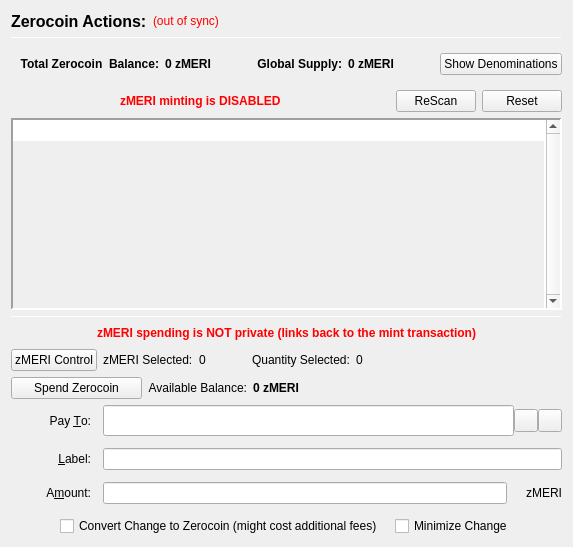
                  <widget class="QFrame" name="verticalFrameLeft">
                   <layout class="QVBoxLayout" name="verticalLayout_2">
                    <item>
                     <layout class="QVBoxLayout" name="verticalLayout_3">
                      <item>
                       <layout class="QHBoxLayout" name="horizontalLayout_3">
                        <item>
                         <widget class="QLabel" name="labelzMERIActions">
                          <property name="font">
                           <font>
                            <pointsize>12</pointsize>
                            <weight>75</weight>
                            <bold>true</bold>
                           </font>
                          </property>
                          <property name="text">
                           <string>Zerocoin Actions:</string>
                          </property>
                          <property name="alignment">
                           <set>Qt::AlignLeading|Qt::AlignLeft|Qt::AlignVCenter</set>
                          </property>
                         </widget>
                        </item>
                        <item>
                         <widget class="QLabel" name="labelzMERISyncStatus">
                          <property name="toolTip">
                           <string>The displayed information may be out of date. Your wallet automatically synchronizes with the MEREBEL network after a connection is established, but this process has not completed yet.</string>
                          </property>
                          <property name="styleSheet">
                           <string notr="true">QLabel { color: red; }</string>
                          </property>
                          <property name="text">
                           <string notr="true">(out of sync)</string>
                          </property>
                          <property name="alignment">
                           <set>Qt::AlignLeading|Qt::AlignLeft|Qt::AlignVCenter</set>
                          </property>
                         </widget>
                        </item>
                        <item>
                         <spacer name="horizontalSpacer">
                          <property name="orientation">
                           <enum>Qt::Horizontal</enum>
                          </property>
                          <property name="sizeHint" stdset="0">
                           <size>
                            <width>40</width>
                            <height>20</height>
                           </size>
                          </property>
                         </spacer>
                        </item>
                       </layout>
                      </item>
                      <item>
                       <widget class="Line" name="lineUpperLeft">
                        <property name="minimumSize">
                         <size>
                          <width>0</width>
                          <height>1</height>
                         </size>
                        </property>
                        <property name="maximumSize">
                         <size>
                          <width>16777215</width>
                          <height>1</height>
                         </size>
                        </property>
                        <property name="frameShadow">
                         <enum>QFrame::Sunken</enum>
                        </property>
                        <property name="orientation">
                         <enum>Qt::Horizontal</enum>
                        </property>
                       </widget>
                      </item>
                      <item>
                       <widget class="QFrame" name="balanceSupplyFrame">
                        <layout class="QHBoxLayout" name="horizontalLayout_2" stretch="0,0,0,1,0">
                         <property name="rightMargin">
                          <number>0</number>
                         </property>
                         <item>
                          <layout class="QHBoxLayout" name="horizontalLayout_34">
                           <item>
                            <widget class="QLabel" name="labelzAvailableText_3">
                             <property name="font">
                              <font>
                               <weight>75</weight>
                               <bold>true</bold>
                              </font>
                             </property>
                             <property name="toolTip">
                              <string>Total Balance including unconfirmed and immature zMERI</string>
                             </property>
                             <property name="text">
                              <string>Total Zerocoin  Balance:</string>
                             </property>
                             <property name="alignment">
                              <set>Qt::AlignRight|Qt::AlignTrailing|Qt::AlignVCenter</set>
                             </property>
                            </widget>
                           </item>
                           <item>
                            <widget class="QLabel" name="labelzAvailableAmount_4">
                             <property name="minimumSize">
                              <size>
                               <width>40</width>
                               <height>0</height>
                              </size>
                             </property>
                             <property name="font">
                              <font>
                               <weight>75</weight>
                               <bold>true</bold>
                              </font>
                             </property>
                             <property name="toolTip">
                              <string>Total Balance including unconfirmed and immature zMERI</string>
                             </property>
                             <property name="text">
                              <string>0 zMERI</string>
                             </property>
                             <property name="alignment">
                              <set>Qt::AlignLeading|Qt::AlignLeft|Qt::AlignVCenter</set>
                             </property>
                            </widget>
                           </item>
                          </layout>
                         </item>
                         <item>
                          <spacer name="horizontalSpacer_32">
                           <property name="orientation">
                            <enum>Qt::Horizontal</enum>
                           </property>
                           <property name="sizeHint" stdset="0">
                            <size>
                             <width>40</width>
                             <height>20</height>
                            </size>
                           </property>
                          </spacer>
                         </item>
                         <item>
                          <layout class="QHBoxLayout" name="horizontalLayout_35">
                           <item>
                            <widget class="QLabel" name="labelZsupplyText_2">
                             <property name="font">
                              <font>
                               <weight>75</weight>
                               <bold>true</bold>
                              </font>
                             </property>
                             <property name="text">
                              <string>Global Supply:</string>
                             </property>
                             <property name="alignment">
                              <set>Qt::AlignRight|Qt::AlignTrailing|Qt::AlignVCenter</set>
                             </property>
                            </widget>
                           </item>
                           <item>
                            <widget class="QLabel" name="labelZsupplyAmount_2">
                             <property name="font">
                              <font>
                               <weight>75</weight>
                               <bold>true</bold>
                              </font>
                             </property>
                             <property name="text">
                              <string>0 zMERI</string>
                             </property>
                            </widget>
                           </item>
                          </layout>
                         </item>
                         <item>
                          <spacer name="horizontalSpacer_31">
                           <property name="orientation">
                            <enum>Qt::Horizontal</enum>
                           </property>
                           <property name="sizeHint" stdset="0">
                            <size>
                             <width>40</width>
                             <height>20</height>
                            </size>
                           </property>
                          </spacer>
                         </item>
                         <item>
                          <widget class="QPushButton" name="pushButtonShowDenoms">
                           <property name="toolTip">
                            <string>Show zMERI denominations list</string>
                           </property>
                           <property name="text">
                            <string>Show Denominations</string>
                           </property>
                          </widget>
                         </item>
                        </layout>
                       </widget>
                      </item>
                      <item>
                       <layout class="QHBoxLayout" name="horizontalLayout_4">
                        <item>
                         <spacer name="horizontalSpacer_2">
                          <property name="orientation">
                           <enum>Qt::Horizontal</enum>
                          </property>
                          <property name="sizeHint" stdset="0">
                           <size>
                            <width>40</width>
                            <height>20</height>
                           </size>
                          </property>
                         </spacer>
                        </item>
                        <item>
                         <widget class="QLabel" name="label">
                          <property name="styleSheet">
                           <string notr="true">color: red;
font-weight: bold;</string>
                          </property>
                          <property name="text">
                           <string>zMERI minting is DISABLED</string>
                          </property>
                         </widget>
                        </item>
                        <item>
                         <spacer name="horizontalSpacer_3">
                          <property name="orientation">
                           <enum>Qt::Horizontal</enum>
                          </property>
                          <property name="sizeHint" stdset="0">
                           <size>
                            <width>40</width>
                            <height>20</height>
                           </size>
                          </property>
                         </spacer>
                        </item>
                        <item>
                         <widget class="QPushButton" name="pushButtonMintReset">
                          <property name="maximumSize">
                           <size>
                            <width>80</width>
                            <height>16777215</height>
                           </size>
                          </property>
                          <property name="toolTip">
                           <string>Rescan the complete blockchain for  Zerocoin mints and their meta-data.</string>
                          </property>
                          <property name="text">
                           <string>ReScan</string>
                          </property>
                         </widget>
                        </item>
                        <item>
                         <widget class="QPushButton" name="pushButtonSpentReset">
                          <property name="maximumSize">
                           <size>
                            <width>80</width>
                            <height>16777215</height>
                           </size>
                          </property>
                          <property name="toolTip">
                           <string>Reset Zerocoin Wallet DB. Deletes transactions that did not make it into the blockchain.</string>
                          </property>
                          <property name="text">
                           <string>Reset</string>
                          </property>
                         </widget>
                        </item>
                       </layout>
                      </item>
                      <item>
                       <widget class="QPlainTextEdit" name="TEMintStatus">
                        <property name="font">
                         <font>
                          <pointsize>8</pointsize>
                         </font>
                        </property>
                        <property name="toolTip">
                         <string>Status and/or Mesages from the last Mint Action.</string>
                        </property>
                        <property name="frameShape">
                         <enum>QFrame::Panel</enum>
                        </property>
                        <property name="frameShadow">
                         <enum>QFrame::Sunken</enum>
                        </property>
                        <property name="lineWidth">
                         <number>2</number>
                        </property>
                        <property name="midLineWidth">
                         <number>2</number>
                        </property>
                        <property name="verticalScrollBarPolicy">
                         <enum>Qt::ScrollBarAlwaysOn</enum>
                        </property>
                        <property name="horizontalScrollBarPolicy">
                         <enum>Qt::ScrollBarAlwaysOff</enum>
                        </property>
                        <property name="readOnly">
                         <bool>true</bool>
                        </property>
                        <property name="plainText">
                         <string notr="true"/>
                        </property>
                        <property name="backgroundVisible">
                         <bool>true</bool>
                        </property>
                       </widget>
                      </item>
                      <item>
                       <widget class="Line" name="line">
                        <property name="minimumSize">
                         <size>
                          <width>0</width>
                          <height>1</height>
                         </size>
                        </property>
                        <property name="maximumSize">
                         <size>
                          <width>16777215</width>
                          <height>1</height>
                         </size>
                        </property>
                        <property name="orientation">
                         <enum>Qt::Horizontal</enum>
                        </property>
                       </widget>
                      </item>
                      <item>
                       <layout class="QHBoxLayout" name="horizontalLayout_7">
                        <item>
                         <spacer name="horizontalSpacer_18">
                          <property name="orientation">
                           <enum>Qt::Horizontal</enum>
                          </property>
                          <property name="sizeHint" stdset="0">
                           <size>
                            <width>40</width>
                            <height>20</height>
                           </size>
                          </property>
                         </spacer>
                        </item>
                        <item>
                         <widget class="QLabel" name="label_2">
                          <property name="styleSheet">
                           <string notr="true">color: red;
font-weight: bold;</string>
                          </property>
                          <property name="text">
                           <string>zMERI spending is NOT private (links back to the mint transaction)</string>
                          </property>
                         </widget>
                        </item>
                        <item>
                         <spacer name="horizontalSpacer_30">
                          <property name="orientation">
                           <enum>Qt::Horizontal</enum>
                          </property>
                          <property name="sizeHint" stdset="0">
                           <size>
                            <width>40</width>
                            <height>20</height>
                           </size>
                          </property>
                         </spacer>
                        </item>
                       </layout>
                      </item>
                      <item>
                       <layout class="QHBoxLayout" name="horizontalLayout_24">
                        <property name="leftMargin">
                         <number>0</number>
                        </property>
                        <property name="bottomMargin">
                         <number>0</number>
                        </property>
                        <item>
                         <widget class="QPushButton" name="pushButtonZMeriControl">
                          <property name="text">
                           <string>zMERI Control</string>
                          </property>
                         </widget>
                        </item>
                        <item>
                         <widget class="QLabel" name="labelzMeriSelected">
                          <property name="text">
                           <string>zMERI Selected:</string>
                          </property>
                         </widget>
                        </item>
                        <item>
                         <widget class="QLabel" name="labelzMeriSelected_int">
                          <property name="text">
                           <string>0</string>
                          </property>
                         </widget>
                        </item>
                        <item>
                         <spacer name="horizontalSpacer_17">
                          <property name="orientation">
                           <enum>Qt::Horizontal</enum>
                          </property>
                          <property name="sizeType">
                           <enum>QSizePolicy::Fixed</enum>
                          </property>
                          <property name="sizeHint" stdset="0">
                           <size>
                            <width>40</width>
                            <height>20</height>
                           </size>
                          </property>
                         </spacer>
                        </item>
                        <item>
                         <widget class="QLabel" name="labelQuantitySelected">
                          <property name="text">
                           <string>Quantity Selected:</string>
                          </property>
                         </widget>
                        </item>
                        <item>
                         <widget class="QLabel" name="labelQuantitySelected_int">
                          <property name="text">
                           <string>0</string>
                          </property>
                         </widget>
                        </item>
                        <item>
                         <spacer name="horizontalSpacer_19">
                          <property name="orientation">
                           <enum>Qt::Horizontal</enum>
                          </property>
                          <property name="sizeHint" stdset="0">
                           <size>
                            <width>40</width>
                            <height>20</height>
                           </size>
                          </property>
                         </spacer>
                        </item>
                       </layout>
                      </item>
                      <item>
                       <layout class="QHBoxLayout" name="horizontalLayout_6">
                        <item>
                         <widget class="QPushButton" name="pushButtonSpendzMERI">
                          <property name="minimumSize">
                           <size>
                            <width>131</width>
                            <height>0</height>
                           </size>
                          </property>
                          <property name="toolTip">
                           <string>Spend Zerocoin. Without 'Pay To:' address creates payments to yourself.</string>
                          </property>
                          <property name="text">
                           <string>Spend Zerocoin</string>
                          </property>
                         </widget>
                        </item>
                        <item>
                         <widget class="QLabel" name="labelzMERIBalanceText">
                          <property name="toolTip">
                           <string>Available (mature and spendable) zMERI for spending</string>
                          </property>
                          <property name="text">
                           <string>Available Balance:</string>
                          </property>
                          <property name="alignment">
                           <set>Qt::AlignRight|Qt::AlignTrailing|Qt::AlignVCenter</set>
                          </property>
                         </widget>
                        </item>
                        <item>
                         <widget class="QLabel" name="labelzAvailableAmount_2">
                          <property name="font">
                           <font>
                            <weight>75</weight>
                            <bold>true</bold>
                           </font>
                          </property>
                          <property name="toolTip">
                           <string>Available (mature and spendable) zMERI for spending

zMERI are mature when they have more than 20 confirmations AND more than 2 mints of the same denomination after them were minted</string>
                          </property>
                          <property name="text">
                           <string>0 zMERI</string>
                          </property>
                          <property name="alignment">
                           <set>Qt::AlignLeading|Qt::AlignLeft|Qt::AlignVCenter</set>
                          </property>
                         </widget>
                        </item>
                        <item>
                         <spacer name="horizontalSpacer_4">
                          <property name="orientation">
                           <enum>Qt::Horizontal</enum>
                          </property>
                          <property name="sizeHint" stdset="0">
                           <size>
                            <width>40</width>
                            <height>20</height>
                           </size>
                          </property>
                         </spacer>
                        </item>
                       </layout>
                      </item>
                      <item>
                       <layout class="QGridLayout" name="gridLayout_7">
                        <property name="spacing">
                         <number>12</number>
                        </property>
                        <item row="0" column="0">
                         <widget class="QLabel" name="payToLabel">
                          <property name="minimumSize">
                           <size>
                            <width>80</width>
                            <height>0</height>
                           </size>
                          </property>
                          <property name="text">
                           <string>Pay &amp;To:</string>
                          </property>
                          <property name="alignment">
                           <set>Qt::AlignRight|Qt::AlignTrailing|Qt::AlignVCenter</set>
                          </property>
                          <property name="buddy">
                           <cstring>payTo</cstring>
                          </property>
                         </widget>
                        </item>
                        <item row="0" column="1">
                         <layout class="QHBoxLayout" name="payToLayout">
                          <property name="spacing">
                           <number>0</number>
                          </property>
                          <item>
                           <widget class="QValidatedLineEdit" name="payTo">
                            <property name="enabled">
                             <bool>true</bool>
                            </property>
                            <property name="minimumSize">
                             <size>
                              <width>0</width>
                              <height>31</height>
                             </size>
                            </property>
                            <property name="toolTip">
                             <string>The MEREBEL address to send the payment to. Creates local payment to yourself when empty.</string>
                            </property>
                           </widget>
                          </item>
                          <item>
                           <widget class="QToolButton" name="addressBookButton">
                            <property name="toolTip">
                             <string>Choose previously used address</string>
                            </property>
                            <property name="text">
                             <string/>
                            </property>
                            <property name="icon">
                             <iconset resource="../Merebel.qrc">
                              <normaloff>:/icons/address-book</normaloff>:/icons/address-book</iconset>
                            </property>
                            <property name="shortcut">
                             <string>Alt+A</string>
                            </property>
                           </widget>
                          </item>
                          <item>
                           <widget class="QToolButton" name="pasteButton">
                            <property name="toolTip">
                             <string>Paste address from clipboard</string>
                            </property>
                            <property name="text">
                             <string/>
                            </property>
                            <property name="icon">
                             <iconset resource="../Merebel.qrc">
                              <normaloff>:/icons/editpaste</normaloff>:/icons/editpaste</iconset>
                            </property>
                            <property name="shortcut">
                             <string>Alt+P</string>
                            </property>
                           </widget>
                          </item>
                         </layout>
                        </item>
                        <item row="1" column="0">
                         <widget class="QLabel" name="labelLabel">
                          <property name="minimumSize">
                           <size>
                            <width>80</width>
                            <height>0</height>
                           </size>
                          </property>
                          <property name="text">
                           <string>&amp;Label:</string>
                          </property>
                          <property name="alignment">
                           <set>Qt::AlignRight|Qt::AlignTrailing|Qt::AlignVCenter</set>
                          </property>
                          <property name="buddy">
                           <cstring>addAsLabel</cstring>
                          </property>
                         </widget>
                        </item>
                        <item row="1" column="1">
                         <widget class="QLineEdit" name="addAsLabel">
                          <property name="toolTip">
                           <string>Enter a label for this address to add it to the list of used addresses</string>
                          </property>
                         </widget>
                        </item>
                        <item row="2" column="0">
                         <widget class="QLabel" name="amountLabel">
                          <property name="minimumSize">
                           <size>
                            <width>80</width>
                            <height>0</height>
                           </size>
                          </property>
                          <property name="text">
                           <string>A&amp;mount:</string>
                          </property>
                          <property name="alignment">
                           <set>Qt::AlignRight|Qt::AlignTrailing|Qt::AlignVCenter</set>
                          </property>
                          <property name="buddy">
                           <cstring>zMERIpayAmount</cstring>
                          </property>
                         </widget>
                        </item>
                        <item row="2" column="1">
                         <layout class="QHBoxLayout" name="horizontalLayout_9">
                          <property name="spacing">
                           <number>0</number>
                          </property>
                          <item>
                           <widget class="QLineEdit" name="zMERIpayAmount"/>
                          </item>
                          <item>
                           <widget class="QLabel" name="labelzMERI">
                            <property name="minimumSize">
                             <size>
                              <width>55</width>
                              <height>0</height>
                             </size>
                            </property>
                            <property name="text">
                             <string>zMERI</string>
                            </property>
                            <property name="alignment">
                             <set>Qt::AlignRight|Qt::AlignTrailing|Qt::AlignVCenter</set>
                            </property>
                           </widget>
                          </item>
                         </layout>
                        </item>
                        <item row="3" column="0" colspan="2">
                         <layout class="QHBoxLayout" name="horizontalLayout_10">
                          <item>
                           <spacer name="horizontalSpacer_5">
                            <property name="orientation">
                             <enum>Qt::Horizontal</enum>
                            </property>
                            <property name="sizeHint" stdset="0">
                             <size>
                              <width>40</width>
                              <height>20</height>
                             </size>
                            </property>
                           </spacer>
                          </item>
                          <item>
                           <widget class="QCheckBox" name="checkBoxMintChange">
                            <property name="sizePolicy">
                             <sizepolicy hsizetype="MinimumExpanding" vsizetype="Fixed">
                              <horstretch>0</horstretch>
                              <verstretch>0</verstretch>
                             </sizepolicy>
                            </property>
                            <property name="layoutDirection">
                             <enum>Qt::LeftToRight</enum>
                            </property>
                            <property name="text">
                             <string>Convert Change to Zerocoin (might cost additional fees)</string>
                            </property>
                           </widget>
                          </item>
                          <item>
                           <widget class="QCheckBox" name="checkBoxMinimizeChange">
                            <property name="toolTip">
                             <string>If checked, the wallet tries to minimize the returning change instead of minimizing the number of spent denominations.</string>
                            </property>
                            <property name="text">
                             <string>Minimize Change</string>
                            </property>
                           </widget>
                          </item>
                          <item>
                           <spacer name="horizontalSpacer_6">
                            <property name="orientation">
                             <enum>Qt::Horizontal</enum>
                            </property>
                            <property name="sizeHint" stdset="0">
                             <size>
                              <width>40</width>
                              <height>20</height>
                             </size>
                            </property>
                           </spacer>
                          </item>
                         </layout>
                        </item>
                       </layout>
                      </item>
                     </layout>
                    </item>
                   </layout>
                  </widget>
